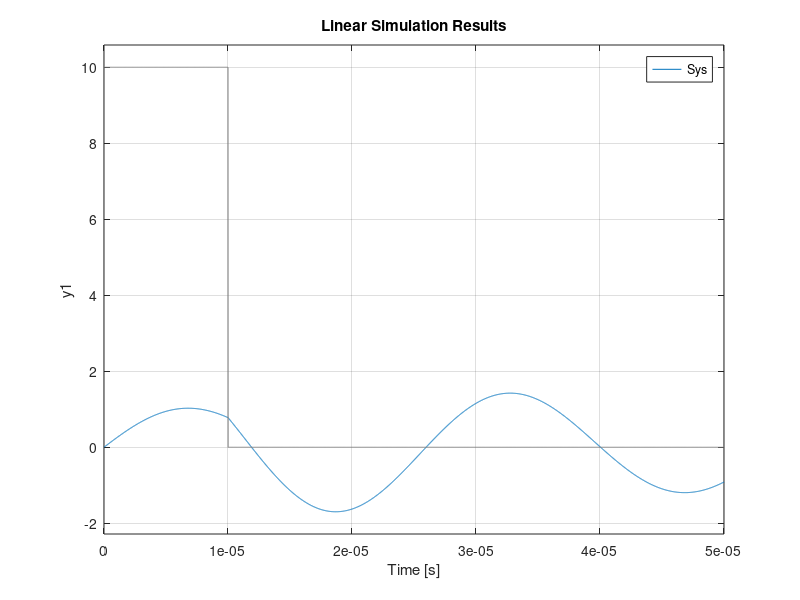

The MATLAB source for this figure:
%% Exercicio 1 - Alínea b

% Definição das variáveis
R = 50;
C = 10e-9;
L = 2e-3;

% Matrizes que definem o sistema (em espaço de estados)
A = [ -R/L -1/L ; 1/C 0];
B = [1/L 0]';
C = [R 0];
D = [0];

% Sistema de estados
% ss ->
Sys = ss(A, B, C, D);

% Vetor tempo  [0, 50] us
t = 0:0.01e-6:50e-6;

% Sinal de entrada
% 10 V, 0 <= t <= 10 us
% 0 V , no restante
u = zeros(size(t));
u(t <= 10e-6) = 10;

% Simular o sistema
figure(1)
lsim(Sys, u, t)
